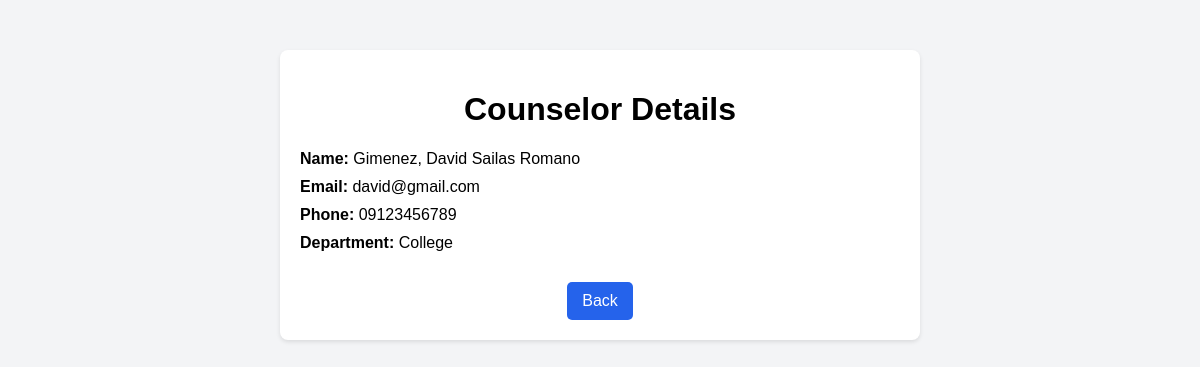
The page /HG/Counselors/viewcounsel.php?c_id=4 on the database its author committed.
### tables this page shows
CREATE TABLE `counselors` (
  `c_id` int(11) NOT NULL,
  `u_id` int(11) NOT NULL,
  `lname` varchar(50) NOT NULL,
  `fname` varchar(50) NOT NULL,
  `mname` varchar(50) DEFAULT NULL,
  `contact_num` varchar(15) NOT NULL,
  `email` varchar(100) NOT NULL,
  `c_level` varchar(20) NOT NULL,
  `c_image` varchar(225) NOT NULL
);

### HG/Counselors/viewcounsel.php (the view, shortened to what this page needs)
<?php
include $_SERVER['DOCUMENT_ROOT'].'/SGRMS/Database/db_connect.php';
$c_id = intval($_GET['c_id']);
$sql = "SELECT * FROM counselors WHERE c_id = ?";
$stmt = $conn->prepare($sql);
$stmt->bind_param("i", $c_id);
$stmt->execute();
$result = $stmt->get_result();
$row = $result->fetch_assoc();
?>
<!DOCTYPE html>
<html lang="en">
<head>
</head>
<body>
    <div class="container">
        <h1>Counselor Details</h1>
        <div class="info"><strong>Name:</strong> <?php echo htmlspecialchars($row['lname'] . ", " . $row['fname'] . " " . $row['mname']); ?></div>
        <div class="info"><strong>Email:</strong> <?php echo htmlspecialchars($row['email']); ?></div>
        <div class="info"><strong>Phone:</strong> <?php echo htmlspecialchars($row['contact_num']); ?></div>
        <div class="info"><strong>Department:</strong> <?php echo htmlspecialchars($row['c_level']); ?></div>
        <a href="counsel.php" class="back">Back</a>
    </div>
</body>
</html>

### HG/Counselors/viewcounsel.php (style rules this page uses)
body { font-family: Arial, sans-serif; background-color: #f3f4f6; margin: 0; padding: 0; text-align: center; }
.container { margin: 50px auto; width: 50%; background: white; padding: 20px; border-radius: 8px; box-shadow: 0 2px 4px rgba(0,0,0,0.1); }
.info { text-align: left; margin-bottom: 10px; }
.back { display: inline-block; margin-top: 20px; padding: 10px 15px; background-color: #2563eb; color: white; text-decoration: none; border-radius: 5px; }

### rows shown on the page
counselors: lname+fname+mname "Gimenez, David Sailas Romano", email "david@gmail.com", contact_num "09123456789", c_level "College"
